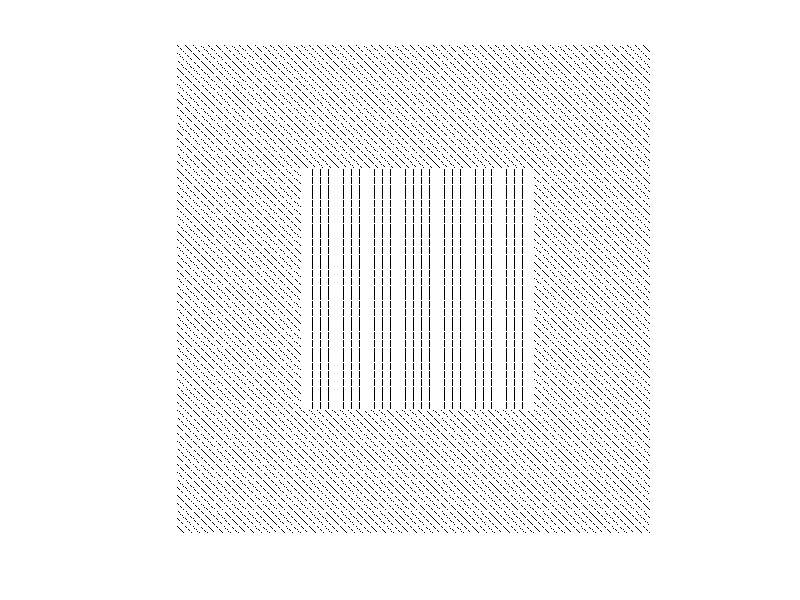

Recreate this plot in MATLAB.

%create a sythetic image with two textured region
%radius of dot = r
clear all;
close all;

fileName ='C:\TextureDL\data\Synthesized5.jpg';

%blank texel
linetexel = ones(10,10);
[width height] = size(linetexel);
lineLength=4;
y = height / 2;
orient=pi/4;
for x = width/2 - lineLength : width/2 + lineLength
    linetexel(x,height / 2 + round( tan(orient) * (x-width/2) )) = 0;
end

imshow(linetexel);
%repeat the texel to create a line image
line1 = linetexel;
for y = 1 :60
        line1 = [line1 linetexel];
end

blankim = line1;
for x = 1: 15
    blankim = [blankim;line1];
end



texel = ones(10,10);
[width height] = size(texel);
lineLength=4;
y = height / 2;
orient=0;
for x = width/2 - lineLength : width/2 + lineLength
    texel(x,height / 2 + round( tan(orient) * (x-width/2) )) = 0;
end

%repeat the texel to create an image
blanktexel = ones(10,10);
line1 = linetexel;
for y = 1 :15
  line1 = [line1 linetexel];
end


for y = 16 :45
   line1 = [line1 texel];
end

for y = 46 :60
   line1 = [line1 linetexel];
end



im = line1;
for x = 1: 30
    im = [im;line1];
end



im= [blankim;im ;blankim];


imwrite(im,fileName,'jpg');


imshow(im);
